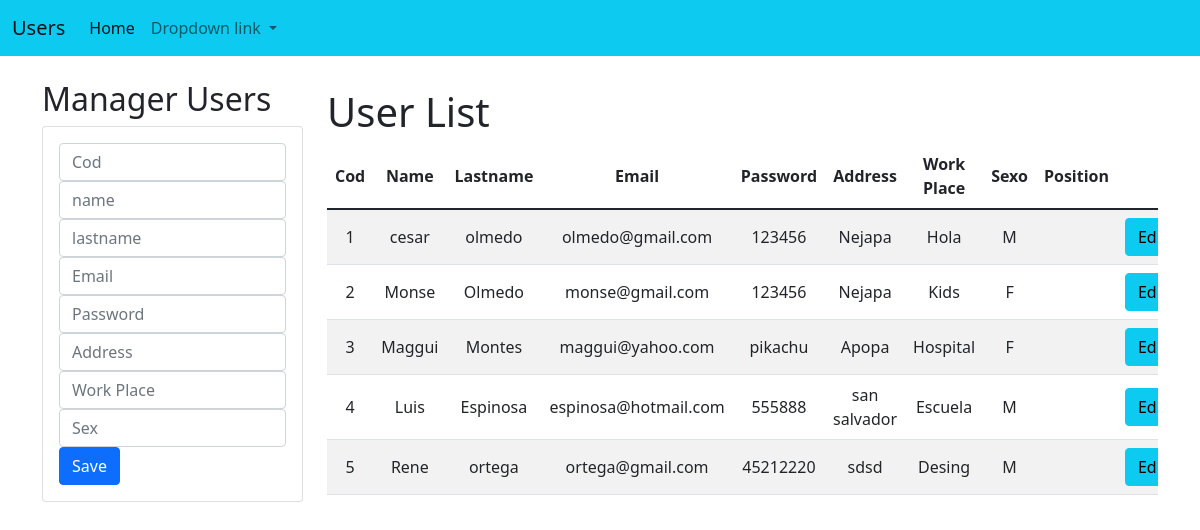
/users/home/, run on the app's committed database.
### users/models.py (models this page shows, shortened)
class User(models.Model):
    name = models.CharField(max_length=45)
    lastName = models.CharField(max_length=45)
    email = models.CharField(max_length=100)
    password = models.CharField(max_length=45)
    address = models.CharField(max_length=200)
    workPlace = models.CharField(max_length=45)
    sex = models.CharField(max_length=25)

### users/views.py (the view)
# urls.py: 2. Add a URL to urlpatterns:  path('', views.home, name='home')
def home(request):
    usersList = User.objects.all()
    return render(request,"users/managerUser.html", {"users":usersList})

### users/templates/users/managerUser.html (shortened to what this page needs)
{% extends "./base.html" %}
{% block body %}
<div class="row">
    <div class="col-sm-12 col-md-6 col-lg-4 col-xl-3">
        <h2>Manager Users</h2>
        <div class="card">
             <div class="card-body">
                <form action="/users/adduser/" method="POST">{% csrf_token %}
                     <div class="form-group">
                         <input type="number" id="txtcod" name="txtcod" class="form-control"
                          placeholder="Cod" minlength="1" maxlength="6">
                     </div>
                     <div class="form-group">
                        <input type="text" id="txtname" name="txtname" class="form-control"
                        placeholder="name" maxlength="45" required>
                     </div>
                     <div class="form-group">
                        <input type="text" id="txtlastname" name="txtlastname" class="form-control"
                        placeholder="lastname" maxlength="45" required>
                     </div>
                     <div class="form-group">
                           <input type="text" id="txtemail" name="txtemail" class="form-control"
                          placeholder="Email" maxlength="100" required>
                     </div>
                     <div class="form-group">
                          <input type="password" id="txtpassword" name="txtpassword" class="form-control"
                          placeholder="Password" maxlength="45" required>
                     </div>
                     <div class="form-group">
                           <input type="text" id="txtaddress" name="txtaddress" class="form-control"
                         placeholder="Address" maxlength="200" required>
                     </div>
                     <div class="form-group">
                            <input type="text" id="txtwork" name="txtwork" class="form-control"
                            placeholder="Work Place" maxlength="45" required>
                     </div>
                     <div class="form-group">
                          <input type="text" id="txtsex" name="txtsex" class="form-control"
                          placeholder="Sex" maxlength="20" required>
                     </div>
                     <div class="form-group" >
                         <button type="submit" class="btn btn-primary btn-block">Save</button>
                     </div>
                </form>
        </div>
    </div>
    </div>
    <div class="col-sm-12 col-md-6 col-lg-4 col-xl-9">
        <div class="table-responsive py-2">
            <h1>User List</h1>
            <table class="table table-striped">
                <thead>
                    <tr>
                        <th>Cod</th>
                        <th>Name</th>
                        <th>Lastname</th>
                        <th>Email</th>
                        <th>Password</th>
                        <th>Address</th>
                        <th>Work Place</th>
                        <th>Sexo</th>
                        <th>Position</th>
                        <th colspan="2">Options</th>
                    </tr>
                </thead>
                <tbody>
                    {% for c in users %}
                    <tr>
                        <td>{{c.id}}</td>
                        <td>{{c.name}}</td>
                        <td>{{c.lastName}}</td>
                        <td>{{c.email}}</td>
                        <td>{{c.password}}</td>
                        <td>{{c.address}}</td>
                        <td>{{c.workPlace}}</td>
                        <td>{{c.sex}}</td>
                        <td></td>
                        <td><a href="/users/edituser/{{c.id}}" class="btn btn-info">Edit</a></td>
                    </tr>
                    {% endfor %}
                </tbody>
            </table>
        </div>
    </div>
</div>
{% endblock %}

### users/templates/users/base.html (shortened to what this page needs)
<!DOCTYPE html>
<html lang="en">
<head>
    {% load static %}
    <link href="https://cdn.jsdelivr.net/npm/bootstrap@5.1.3/dist/css/bootstrap.min.css" rel="stylesheet">
    <link rel="stylesheet" href="{% static 'css/managerUser.css' %}">
</head>
<body>
    <nav class="navbar navbar-expand-lg navbar-light bg-info">
        <div class="container-fluid">
          <a class="navbar-brand" href="#">Users</a>
          <div class="collapse navbar-collapse" id="navbarNavDropdown">
            <ul class="navbar-nav">
              <li class="nav-item">
                <a class="nav-link active" aria-current="page" href="#">Home</a>
              </li>
              <li class="nav-item dropdown">
                <a class="nav-link dropdown-toggle" href="#" id="navbarDropdownMenuLink" role="button" data-bs-toggle="dropdown" aria-expanded="false">
                  Dropdown link
                </a>
              </li>
            </ul>
          </div>
        </div>
      </nav>
      <div class="container py-4">
        {% block body %}
        {% endblock %}
      </div>
</body>
</html>

### users/static/css/managerUser.css (style rules this page uses)
th, td { text-align: center; vertical-align: middle; }

### data on the page
User: id "1", name "cesar", lastName "olmedo", email "olmedo@gmail.com", password "123456", address "Nejapa", workPlace "Hola", sex "M"
User: id "2", name "Monse", lastName "Olmedo", email "monse@gmail.com", password "123456", address "Nejapa", workPlace "Kids", sex "F"
User: id "3", name "Maggui", lastName "Montes", email "maggui@yahoo.com", password "pikachu", address "Apopa", workPlace "Hospital", sex "F"
User: id "4", name "Luis", lastName "Espinosa", email "espinosa@hotmail.com", password "555888", address "san salvador", workPlace "Escuela", sex "M"
User: id "5", name "Rene", lastName "ortega", email "ortega@gmail.com", password "45212220", address "sdsd", workPlace "Desing", sex "M"
